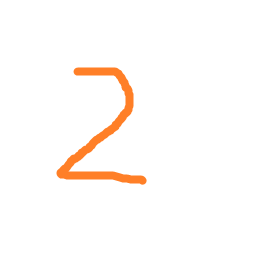
#> input picture pybrain/src/5.png, 256 x 256 px
$ python Pillow.py   (older library calls are emulated)
#> lines starting #> are read from the running program, lines starting #| are printed output that depends on the picture
from PIL import Image


def normalizeImage():
    image = Image.open("5.png")
#> image is the input picture: PIL image 256x256 RGB; mean R, G, B 255, 250.8, 247.9
    image = image.convert('LA')     # "LA" (grayscale + alpha).
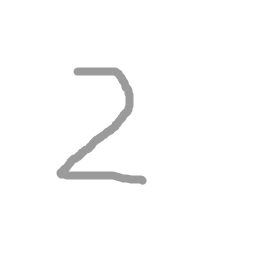
#> image: PIL image 256x256 LA; mean R, G, B, A 251.7, 251.7, 251.7, 255
    image.thumbnail((8,8),Image.ANTIALIAS)
    image.save("5out.png")


normalizeImage()
